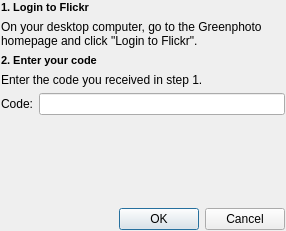
<ui version="4.0" >
 <class>FlickrLogin</class>
 <widget class="QDialog" name="FlickrLogin" >
  <property name="geometry" >
   <rect>
    <x>0</x>
    <y>0</y>
    <width>286</width>
    <height>231</height>
   </rect>
  </property>
  <property name="windowTitle" >
   <string>Login</string>
  </property>
  <layout class="QVBoxLayout" >
   <property name="margin" >
    <number>1</number>
   </property>
   <property name="spacing" >
    <number>6</number>
   </property>
   <item>
    <widget class="QLabel" name="label_8" >
     <property name="text" >
      <string>&lt;html>&lt;head>&lt;meta name="qrichtext" content="1" />&lt;style type="text/css">
p, li { white-space: pre-wrap; }
&lt;/style>&lt;/head>&lt;body style=" font-family:'Sans Serif'; font-size:8pt; font-weight:400; font-style:normal; text-decoration:none;">
&lt;p style=" margin-top:0px; margin-bottom:0px; margin-left:0px; margin-right:0px; -qt-block-indent:0; text-indent:0px;">&lt;span style=" font-weight:600;">1. Login to Flickr&lt;/span>&lt;/p>&lt;/body>&lt;/html></string>
     </property>
    </widget>
   </item>
   <item>
    <widget class="QLabel" name="label_9" >
     <property name="text" >
      <string>On your desktop computer, go to the Greenphoto homepage and click "Login to Flickr".</string>
     </property>
     <property name="wordWrap" >
      <bool>true</bool>
     </property>
    </widget>
   </item>
   <item>
    <widget class="QLabel" name="label_11" >
     <property name="text" >
      <string>&lt;html>&lt;head>&lt;meta name="qrichtext" content="1" />&lt;style type="text/css">
p, li { white-space: pre-wrap; }
&lt;/style>&lt;/head>&lt;body style=" font-family:'Sans Serif'; font-size:8pt; font-weight:400; font-style:normal; text-decoration:none;">
&lt;p style=" margin-top:0px; margin-bottom:0px; margin-left:0px; margin-right:0px; -qt-block-indent:0; text-indent:0px;">&lt;span style=" font-weight:600;">2. Enter your code&lt;/span>&lt;/p>&lt;/body>&lt;/html></string>
     </property>
    </widget>
   </item>
   <item>
    <widget class="QLabel" name="label_12" >
     <property name="text" >
      <string>Enter the code you received in step 1.</string>
     </property>
     <property name="wordWrap" >
      <bool>true</bool>
     </property>
    </widget>
   </item>
   <item>
    <layout class="QHBoxLayout" >
     <property name="margin" >
      <number>0</number>
     </property>
     <property name="spacing" >
      <number>6</number>
     </property>
     <item>
      <widget class="QLabel" name="label_13" >
       <property name="text" >
        <string>Code:</string>
       </property>
      </widget>
     </item>
     <item>
      <widget class="QLineEdit" name="code" />
     </item>
    </layout>
   </item>
   <item>
    <spacer>
     <property name="orientation" >
      <enum>Qt::Vertical</enum>
     </property>
     <property name="sizeHint" >
      <size>
       <width>268</width>
       <height>41</height>
      </size>
     </property>
    </spacer>
   </item>
   <item>
    <widget class="QDialogButtonBox" name="buttonBox" >
     <property name="orientation" >
      <enum>Qt::Horizontal</enum>
     </property>
     <property name="standardButtons" >
      <set>QDialogButtonBox::Cancel|QDialogButtonBox::NoButton|QDialogButtonBox::Ok</set>
     </property>
    </widget>
   </item>
  </layout>
 </widget>
 <resources/>
 <connections>
  <connection>
   <sender>buttonBox</sender>
   <signal>accepted()</signal>
   <receiver>FlickrLogin</receiver>
   <slot>accept()</slot>
   <hints>
    <hint type="sourcelabel" >
     <x>145</x>
     <y>201</y>
    </hint>
    <hint type="destinationlabel" >
     <x>131</x>
     <y>229</y>
    </hint>
   </hints>
  </connection>
  <connection>
   <sender>buttonBox</sender>
   <signal>rejected()</signal>
   <receiver>FlickrLogin</receiver>
   <slot>reject()</slot>
   <hints>
    <hint type="sourcelabel" >
     <x>235</x>
     <y>213</y>
    </hint>
    <hint type="destinationlabel" >
     <x>283</x>
     <y>206</y>
    </hint>
   </hints>
  </connection>
 </connections>
</ui>
